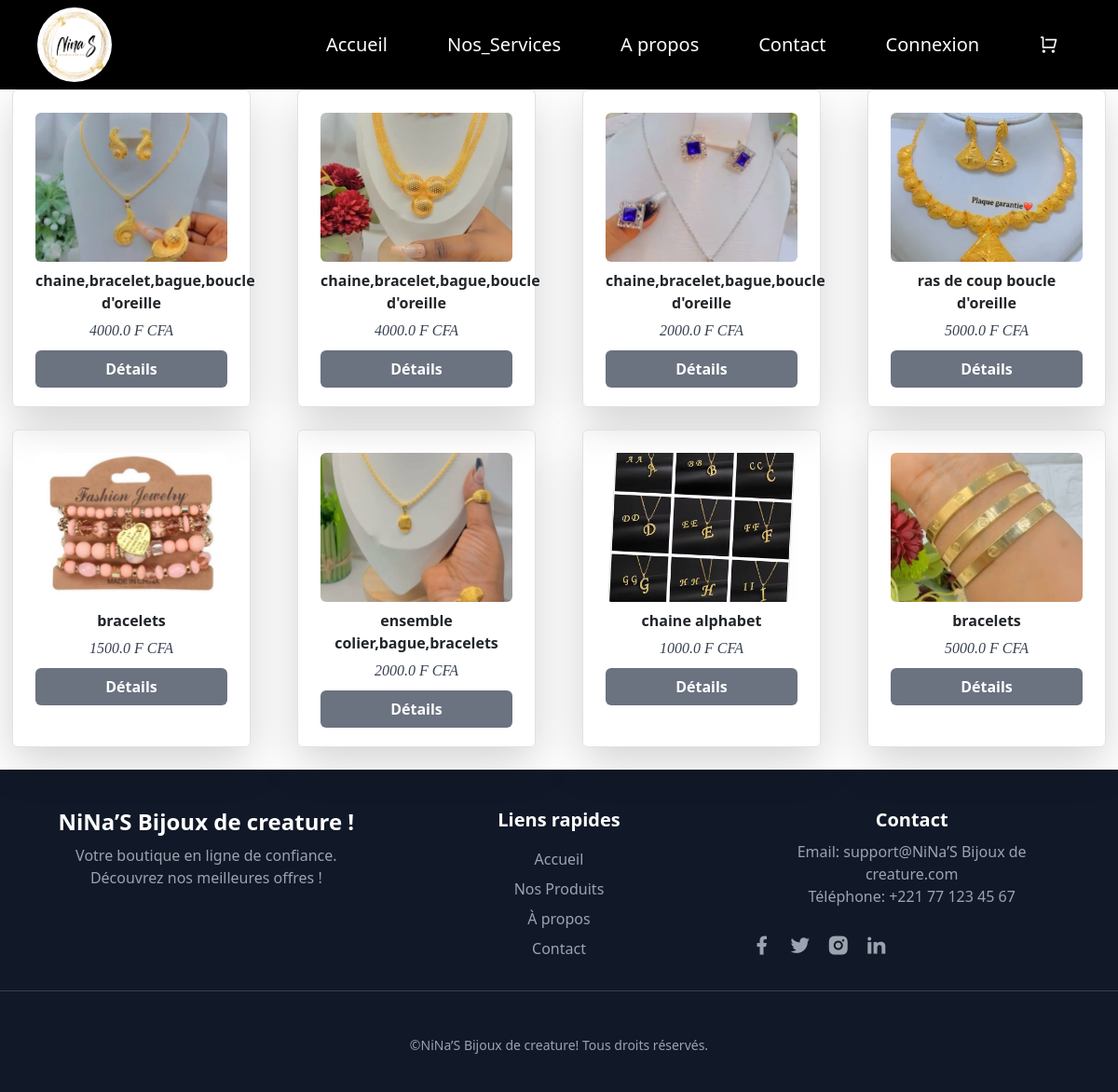
The app's page /service/ with its own data.
### articles/models.py (models this page shows, shortened)
class articles(models.Model):
  titre=models.CharField(max_length=150)
  Resume=models.CharField(max_length=150)
  auteur=models.CharField(max_length=150,null=True,blank=True)
  Contenu=models.CharField(max_length=150)
  Date_de_mise_a_jour=models.DateTimeField(auto_now_add=True)
  disponible = models.BooleanField(default=True)
  prix=models.FloatField()
  image=models.ImageField(upload_to='images/',null=True,blank=True)

### articles/views.py (the view)
# urls.py: path('service/', Nos_service, name='service'),
def Nos_service(request):
    article = articles.objects.all().order_by('-id')
    return render(request, 'service.html', {"article": article})

### templates/service.html
{% extends "base.html" %}
{% load static %}
{% block content %}
<div class="grid grid-cols-1 sm:grid-cols-2 md:grid-cols-3 lg:grid-cols-4 gap-4 justify-center mb-4">
  {% for article in article %}
  <div class="border p-4 shadow-lg rounded w-64 mx-auto">
    {% if article.image %}
      <img src="{{ article.image.url }}" class="w-full h-40 object-cover rounded">
    {% else %}
      <p class="text-center text-gray-500">Aucune image disponible</p>
    {% endif %}
    <p class="text-center text-md font-semibold mt-2">{{ article.titre }}</p>
    <h5 class="text-center font-serif italic text-gray-700 mt-2">{{ article.prix }} F CFA</h5>
    <button class="w-full h-10 rounded flex items-center justify-end mt-2 ">
    <a href="{% url 'details_articles' article.id %}"
       class="bg-gray-500 hover:bg-blue-700 text-white font-bold w-full h-10 rounded flex items-center justify-center mt-2">
       Détails
    </a>
    </button>
  </div>
  {% endfor %}
</div>
{% endblock %}

### records on screen
articles: image (picture), titre "chaine,bracelet,bague,boucle d'oreille", prix "4000.0"
articles: image (picture), titre "chaine,bracelet,bague,boucle d'oreille", prix "4000.0"
articles: image (picture), titre "chaine,bracelet,bague,boucle d'oreille", prix "2000.0"
articles: image (picture), titre "ras de coup boucle d'oreille", prix "5000.0"
articles: image (picture), titre "bracelets", prix "1500.0"
articles: image (picture), titre "ensemble colier,bague,bracelets", prix "2000.0"
articles: image (picture), titre "chaine alphabet", prix "1000.0"
articles: image (picture), titre "bracelets", prix "5000.0"
